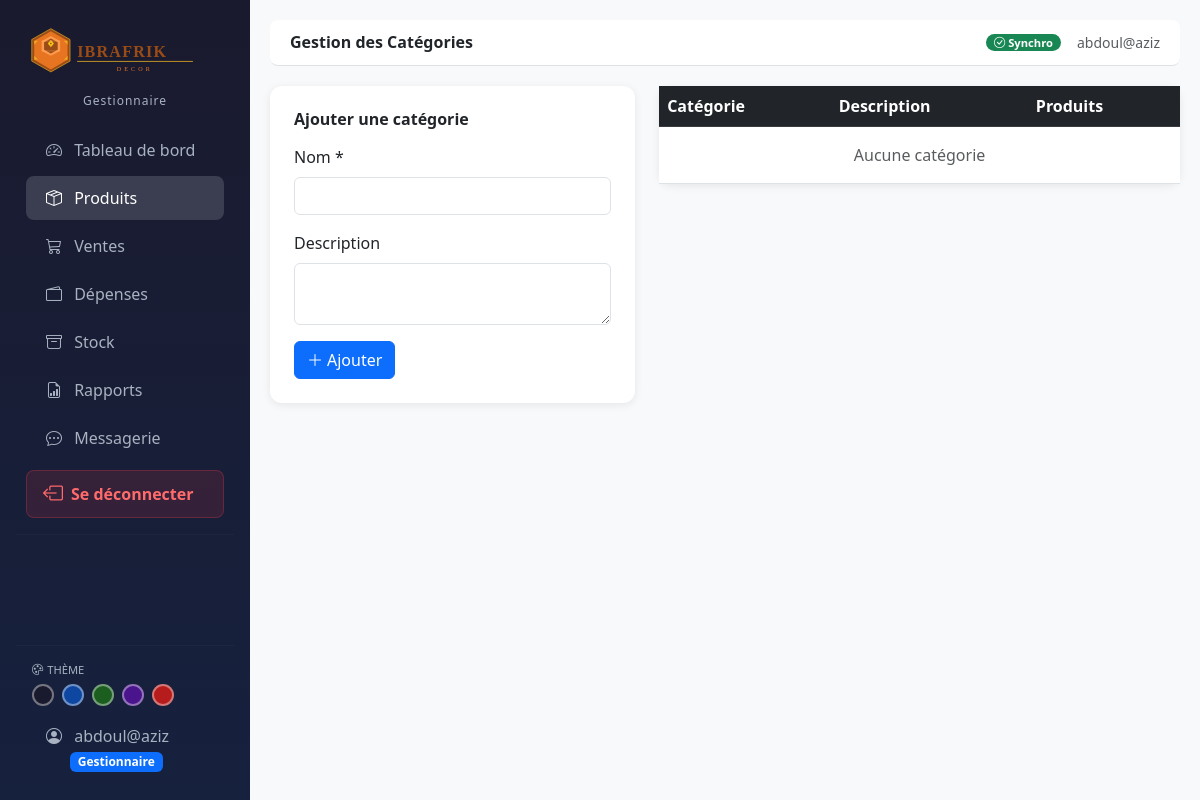
The page /produits/categories/ (signed in) on the database as committed earlier.
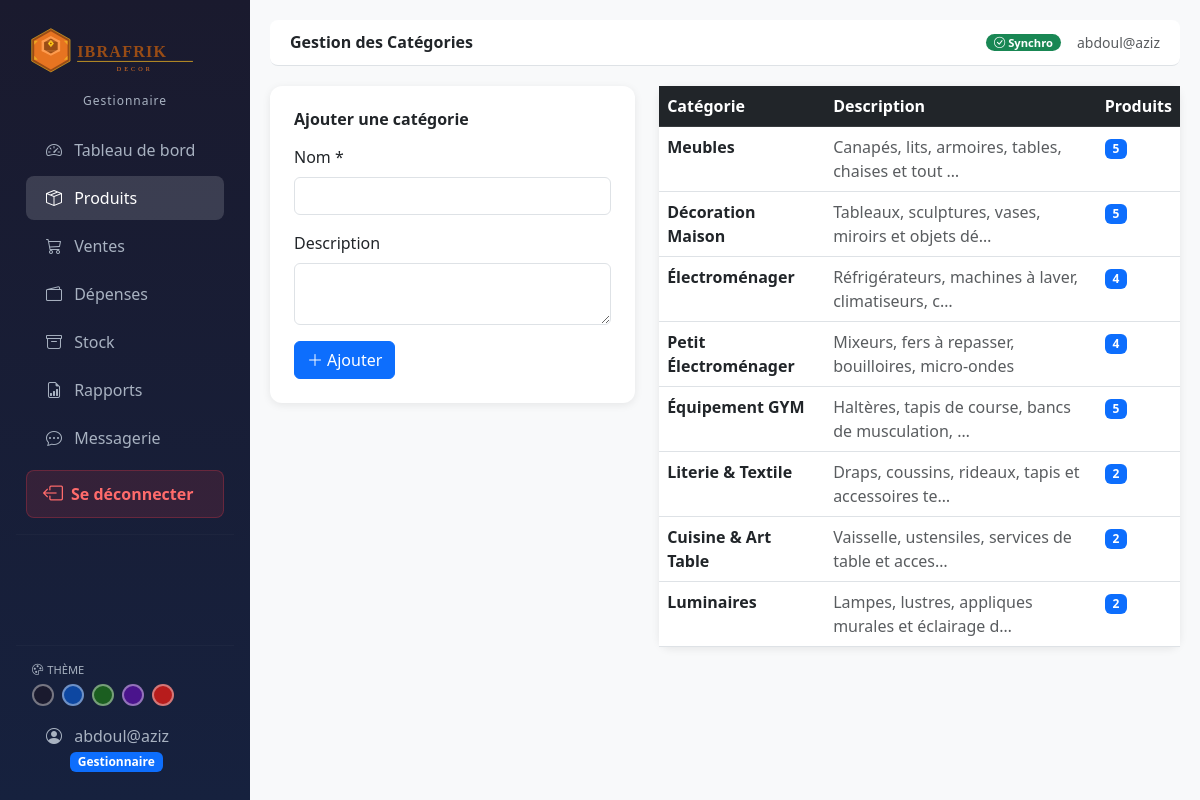
The same page on the database as committed later.
### accounts/models.py (models this page shows, shortened)
class Utilisateur(AbstractUser):
    GESTIONNAIRE = 'GESTIONNAIRE'
    ADMIN = 'ADMIN'
    ROLE_CHOICES = [
        (GESTIONNAIRE, 'Gestionnaire'),
        (ADMIN, 'Administrateur'),
    ]
    role = models.CharField(
        max_length=20,
        choices=ROLE_CHOICES,
        default=GESTIONNAIRE,
    )
    def is_gestionnaire(self):
        return self.role == self.GESTIONNAIRE
    def is_admin_bc(self):
        return self.role == self.ADMIN
    class Meta:
        verbose_name = 'Utilisateur'
        verbose_name_plural = 'Utilisateurs'

### produits/models.py (models this page shows, shortened)
class Categorie(models.Model):
    nom = models.CharField(max_length=100)
    description = models.TextField(blank=True)
    class Meta:
        verbose_name = 'Catégorie'

### produits/views.py (the view)
# urls.py: path('categories/', views.categorie_liste, name='categories'),
@login_required
def categorie_liste(request):
    form       = CategorieForm(request.POST or None)
    categories = Categorie.objects.all()
    if form.is_valid():
        form.save()
        messages.success(request, 'Catégorie ajoutée.')
        return redirect('produits:categories')
    return render(request, 'produits/categories.html', {
        'form':       form,
        'categories': categories,
    })

### produits/forms.py
class CategorieForm(forms.ModelForm):
    class Meta:
        model = Categorie
        fields = ['nom', 'description']
        widgets = {
            'nom':         forms.TextInput(attrs={'class': 'form-control'}),
            'description': forms.Textarea(attrs={'class': 'form-control', 'rows': 2}),
        }

### dashboard/context_processors.py (called while the page is built)
def messages_non_lus(request):
    if request.user.is_authenticated:
        count = Message.objects.filter(
            destinataire=request.user, lu=False
        ).count()
        return {'messages_non_lus_count': count}
    return {'messages_non_lus_count': 0}

### templates/produits/categories.html (shortened to what this page needs)
{% extends 'base.html' %}
{% block page_title %}Gestion des Catégories{% endblock %}
{% block content %}
<div class="row">
    <div class="col-md-5">
        <div class="card p-4">
            <h6 class="fw-bold mb-3">Ajouter une catégorie</h6>
            <form method="post">
                <div class="mb-3">
                    <label class="form-label">Nom *</label>
                    {{ form.nom }}
                </div>
                <div class="mb-3">
                    <label class="form-label">Description</label>
                    {{ form.description }}
                </div>
                <button type="submit" class="btn btn-primary">
                    <i class="bi bi-plus-lg me-1"></i>Ajouter
                </button>
            </form>
        </div>
    </div>
    <div class="col-md-7">
        <div class="card">
            <div class="table-responsive">
                <table class="table table-hover mb-0">
                    <thead class="table-dark">
                        <tr><th>Catégorie</th><th>Description</th><th>Produits</th></tr>
                    </thead>
                    <tbody>
                    {% for c in categories %}
                    <tr>
                        <td class="fw-semibold">{{ c.nom }}</td>
                        <td class="text-muted">{{ c.description|truncatechars:50 }}</td>
                        <td><span class="badge bg-primary">{{ c.produits.count }}</span></td>
                    </tr>
                    {% empty %}
                    <tr><td colspan="3" class="text-center text-muted py-3">Aucune catégorie</td></tr>
                    {% endfor %}
                    </tbody>
                </table>
            </div>
        </div>
    </div>
</div>
{% endblock %}

### templates/base.html (shortened to what this page needs)
{% load static %}
<!DOCTYPE html>
<html lang="fr">
<head>
    <link href="https://cdn.jsdelivr.net/npm/bootstrap@5.3.0/dist/css/bootstrap.min.css" rel="stylesheet">
    <link href="https://cdn.jsdelivr.net/npm/bootstrap-icons@1.11.0/font/bootstrap-icons.css" rel="stylesheet">
</head>
<body data-theme="dark">
{% if user.is_authenticated %}
<div class="d-flex">
    <nav class="sidebar p-3">
       <div class="text-center mb-3 mt-1">
    {% load static %}
    <img src="{% static 'images/logo_ibrafrik.svg' %}"
         alt="IBRAFRIK Decor"
         style="width: 210px; max-width: 100%; filter: brightness(1.1);">
    <div style="color: var(--sidebar-text); font-size: 0.75rem; margin-top: 4px; letter-spacing: 1px;">
        {{ user.get_role_display }}
    </div>
</div>
        <ul class="nav flex-column flex-grow-1">
            {% if user.is_gestionnaire %}
            <li class="nav-item">
                <a class="nav-link {% if request.resolver_match.url_name == 'index' %}active{% endif %}"
                   href="{% url 'dashboard:index' %}">
                    <i class="bi bi-speedometer2"></i> Tableau de bord
                </a>
            </li>
            <li class="nav-item">
                <a class="nav-link {% if request.resolver_match.app_name == 'produits' %}active{% endif %}"
                   href="{% url 'produits:liste' %}">
                    <i class="bi bi-box-seam"></i> Produits
                </a>
            </li>
            <li class="nav-item">
                <a class="nav-link {% if request.resolver_match.app_name == 'ventes' %}active{% endif %}"
                   href="{% url 'ventes:liste' %}">
                    <i class="bi bi-cart3"></i> Ventes
                </a>
            </li>
            <li class="nav-item">
                <a class="nav-link {% if request.resolver_match.app_name == 'depenses' %}active{% endif %}"
                   href="{% url 'depenses:liste' %}">
                    <i class="bi bi-wallet2"></i> Dépenses
                </a>
            </li>
            <li class="nav-item">
                <a class="nav-link {% if request.resolver_match.app_name == 'stock' %}active{% endif %}"
                   href="{% url 'stock:liste' %}">
                    <i class="bi bi-archive"></i> Stock
                </a>
            </li>
            <li class="nav-item">
                <a class="nav-link {% if request.resolver_match.app_name == 'rapports' %}active{% endif %}"
                   href="{% url 'rapports:journalier' %}">
                    <i class="bi bi-file-earmark-bar-graph"></i> Rapports
                </a>
            </li>
            <li class="nav-item">
                <a class="nav-link {% if request.resolver_match.app_name == 'messagerie' %}active{% endif %}"
                   href="{% url 'messagerie:inbox' %}">
                    <i class="bi bi-chat-dots"></i> Messagerie
                </a>
            </li>
        <a href="{% url 'accounts:logout' %}" class="btn-deconnexion">
            <i class="bi bi-box-arrow-left fs-5"></i>
            Se déconnecter
        </a>
        <hr style="border-color: rgba(255,255,255,0.1); margin: 8px 0;">
            {% endif %}
        </ul>
        <div style="margin-top: auto; padding-top: 12px;">
            <hr style="border-color: rgba(255,255,255,0.1); margin-bottom: 10px;">
            <div class="px-3 mb-2">
                <small style="color: var(--sidebar-text); font-size: 0.7rem;">
                    <i class="bi bi-palette me-1"></i>THÈME
                </small>
                <div class="d-flex gap-2 mt-1 flex-wrap">
                    <div class="theme-btn" style="background:#1a1a2e;"
                         onclick="setTheme('dark')" title="Sombre"></div>
                    <div class="theme-btn" style="background:#0d47a1;"
                         onclick="setTheme('blue')" title="Bleu"></div>
                    <div class="theme-btn" style="background:#1b5e20;"
                         onclick="setTheme('green')" title="Vert"></div>
                    <div class="theme-btn" style="background:#4a148c;"
                         onclick="setTheme('purple')" title="Violet"></div>
                    <div class="theme-btn" style="background:#b71c1c;"
                         onclick="setTheme('red')" title="Rouge"></div>
                </div>
            </div>
            <a href="{% url 'accounts:profil' %}" class="nav-link" style="color: var(--sidebar-text);">
                <i class="bi bi-person-circle"></i>
                {{ user.get_full_name|default:user.username }}
                <br>
                <span class="badge ms-4
                    {% if user.is_admin_bc %}bg-warning text-dark
                    {% else %}bg-primary{% endif %}">
                    {{ user.get_role_display }}
                </span>
            </a>
        </div>
    </nav>
    <div class="main-content flex-grow-1">
        <div class="topbar d-flex justify-content-between align-items-center">
            <h6 class="mb-0 fw-bold">{% block page_title %}{% endblock %}</h6>
            <div class="d-flex align-items-center gap-3">
                <span id="sync-indicator" class="badge badge-sync bg-secondary">
                </span>
                <small class="text-muted">{{ user.get_full_name|default:user.username }}</small>
            </div>
        </div>
        {% block content %}{% endblock %}
    </div>
</div>
{% else %}
    {% block content_unauthenticated %}{% endblock %}
{% endif %}
</body>
</html>

### templates/base.html (style rules this page uses)
body[data-theme="dark"] { --sidebar-bg1: #1a1a2e; --sidebar-bg2: #16213e; --sidebar-text: #a8b2c1; background-color: #f8f9fa; }
body { --sidebar-bg1: #1a1a2e; --sidebar-bg2: #16213e; --sidebar-text: #a8b2c1; background-color: #f8f9fa; }
.sidebar { height: 100vh; background: linear-gradient(180deg, var(--sidebar-bg1) 0%, var(--sidebar-bg2) 100%); width: 250px; position: fixed; top: 0; left: 0; display: flex; flex-direction: column; overflow-y: auto; }
.sidebar .nav-link { color: var(--sidebar-text); padding: 10px 20px; border-radius: 8px; margin: 2px 10px; transition: all 0.2s; }
.sidebar .nav-link:hover, .sidebar .nav-link.active { background: rgba(255,255,255,0.15); color: #fff; }
.sidebar .nav-link i { margin-right: 8px; }
.main-content { margin-left: 250px; padding: 20px; }
.topbar { background: #fff; border-bottom: 1px solid #dee2e6; padding: 12px 20px; margin-bottom: 20px; border-radius: 8px; }
.card { border: none; box-shadow: 0 2px 8px rgba(0,0,0,0.08); border-radius: 12px; }
.badge-sync { font-size: 0.7rem; padding: 3px 8px; border-radius: 20px; }
.theme-btn { width: 22px; height: 22px; border-radius: 50%; border: 2px solid rgba(255,255,255,0.4); cursor: pointer; transition: transform 0.2s; }
.btn-deconnexion { display: flex; align-items: center; gap: 8px; background: rgba(220, 53, 69, 0.15); color: #ff6b6b !important; border: 1px solid rgba(220, 53, 69, 0.3); border-radius: 8px; padding: 8px 16px; margin: 8px 10px; font-weight: 600; transition: all 0.2s; text-decoration: none; }

Rows that differ between the two databases and show on the page:
added Categorie: nom "Meubles", description "Canapés, lits, armoires, tables, chaises et tout …", produits.count "5"
added Categorie: nom "Décoration Maison", description "Tableaux, sculptures, vases, miroirs et objets dé…", produits.count "5"
added Categorie: nom "Électroménager", description "Réfrigérateurs, machines à laver, climatiseurs, c…", produits.count "4"
added Categorie: nom "Petit Électroménager", description "Mixeurs, fers à repasser, bouilloires, micro-ondes", produits.count "4"
added Categorie: nom "Équipement GYM", description "Haltères, tapis de course, bancs de musculation, …", produits.count "5"
added Categorie: nom "Literie & Textile", description "Draps, coussins, rideaux, tapis et accessoires te…", produits.count "2"
added Categorie: nom "Cuisine & Art Table", description "Vaisselle, ustensiles, services de table et acces…", produits.count "2"
added Categorie: nom "Luminaires", description "Lampes, lustres, appliques murales et éclairage d…", produits.count "2"
Other text that changed with them:
text no longer shown: "Aucune catégorie"
